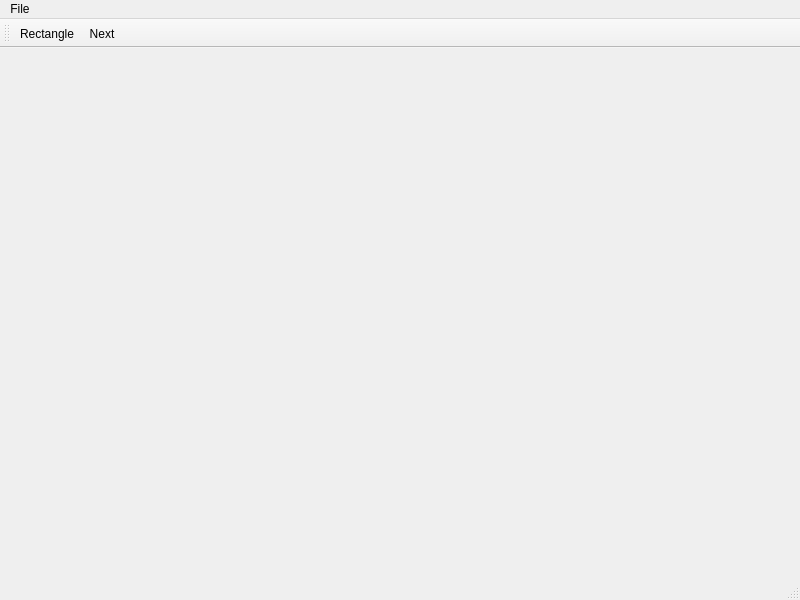
<?xml version="1.0" encoding="UTF-8"?>
<ui version="4.0">
 <class>MainWindow</class>
 <widget class="QMainWindow" name="MainWindow">
  <property name="geometry">
   <rect>
    <x>0</x>
    <y>0</y>
    <width>800</width>
    <height>600</height>
   </rect>
  </property>
  <property name="windowTitle">
   <string>MainWindow</string>
  </property>
  <widget class="QWidget" name="centralwidget">
   <layout class="QHBoxLayout" name="horizontalLayout">
    <item>
     <widget class="QLabel" name="ImLabel">
      <property name="text">
       <string/>
      </property>
     </widget>
    </item>
   </layout>
  </widget>
  <widget class="QMenuBar" name="menubar">
   <property name="geometry">
    <rect>
     <x>0</x>
     <y>0</y>
     <width>800</width>
     <height>21</height>
    </rect>
   </property>
   <widget class="QMenu" name="menuFile">
    <property name="title">
     <string>File</string>
    </property>
    <addaction name="openVideoAction"/>
    <addaction name="openImageAction"/>
   </widget>
   <addaction name="menuFile"/>
  </widget>
  <widget class="QStatusBar" name="statusbar"/>
  <widget class="QToolBar" name="toolBar">
   <property name="windowTitle">
    <string>toolBar</string>
   </property>
   <attribute name="toolBarArea">
    <enum>TopToolBarArea</enum>
   </attribute>
   <attribute name="toolBarBreak">
    <bool>false</bool>
   </attribute>
   <addaction name="actionRectangle"/>
   <addaction name="actionNext"/>
  </widget>
  <action name="openVideoAction">
   <property name="text">
    <string>Open Video</string>
   </property>
  </action>
  <action name="openImageAction">
   <property name="text">
    <string>Open Images</string>
   </property>
  </action>
  <action name="actionRectangle">
   <property name="text">
    <string>Rectangle</string>
   </property>
  </action>
  <action name="actionNext">
   <property name="icon">
    <iconset>
     <normaloff>res/next.png</normaloff>res/next.png</iconset>
   </property>
   <property name="text">
    <string>Next</string>
   </property>
  </action>
 </widget>
 <resources/>
 <connections/>
</ui>
